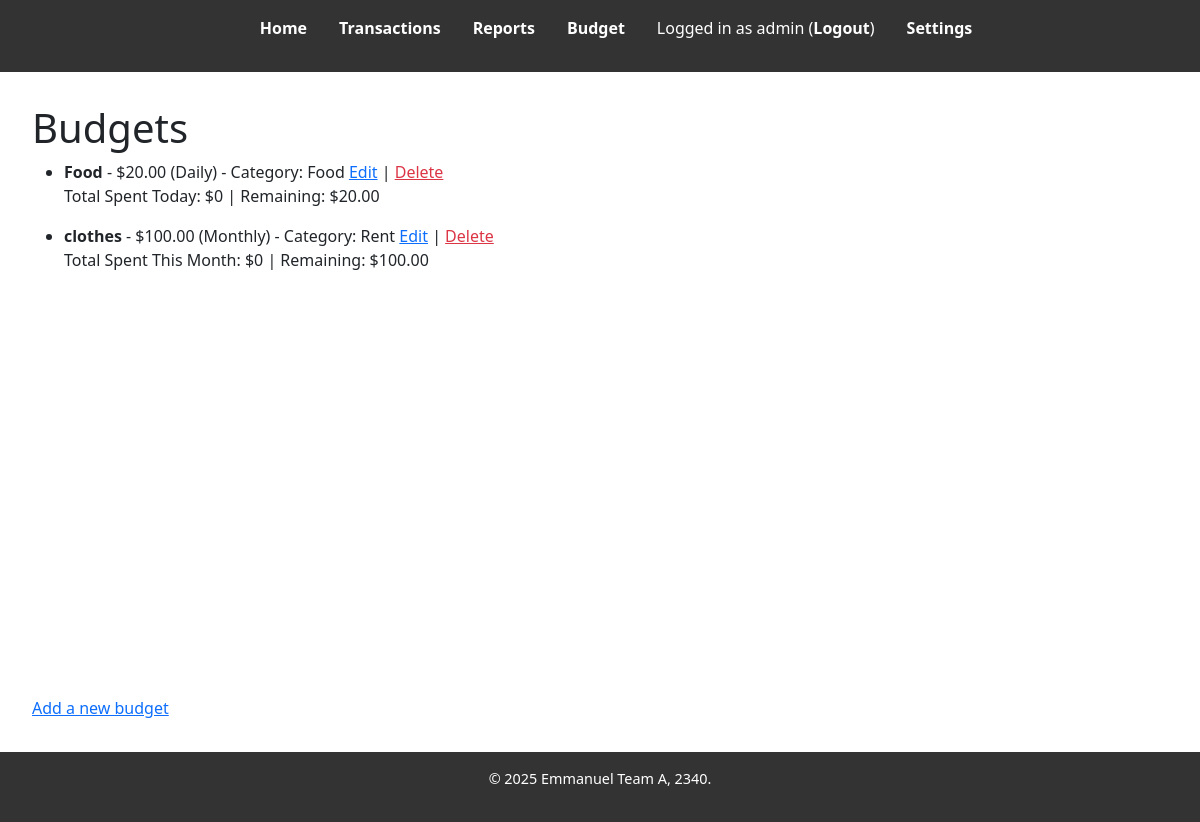
/budget/ (signed in), run on an earlier commit of the app's database.
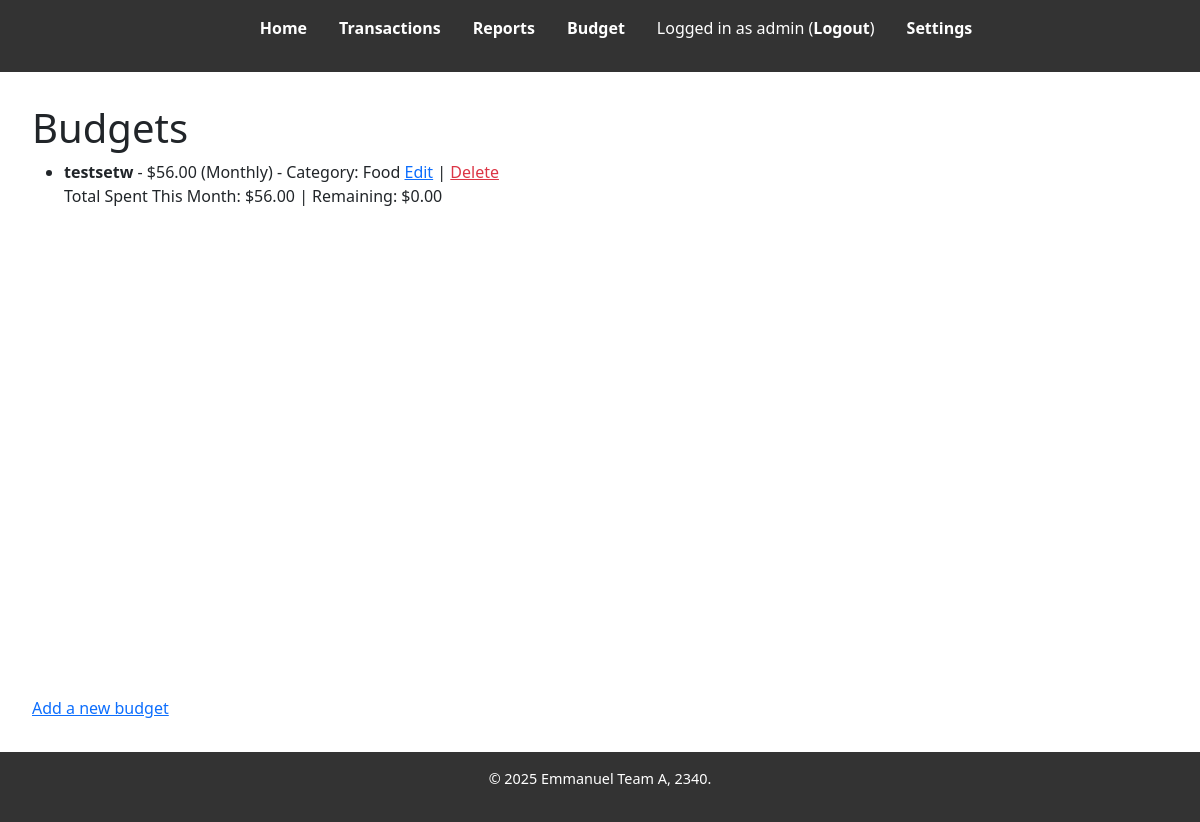
And on a later commit of the database.
### accounts/models.py (models this page shows)
class CustomUser(AbstractUser):
    security_question = models.TextField(max_length=255)
    security_answer = models.TextField(max_length=255)
    is_2fa_enabled = models.BooleanField(default=False)
    two_factor_secret = models.TextField(max_length=64, null=True, blank=True)
    two_factor_expiry = models.DateTimeField(null=True, blank=True)

### budget/models.py (models this page shows, shortened)
class Budget(models.Model):
    name = models.CharField(max_length=100)
    amount = models.DecimalField(max_digits=10, decimal_places=2)
    category = models.ForeignKey(Category, on_delete=models.CASCADE)
    timeframe = models.CharField(
        max_length=10,
        choices=[('daily', 'Daily'), ('weekly', 'Weekly'), ('monthly', 'Monthly')]
    )
    user = models.ForeignKey(
        settings.AUTH_USER_MODEL,
        on_delete=models.CASCADE,  # Ensures the budget is deleted when the user is deleted
        related_name="budgets",  # Allows reverse access via 'user.budgets'
    )
    class Meta:
        constraints = [
            models.UniqueConstraint(fields=['user', 'category', 'timeframe'], name='unique_user_category_timeframe')
        ]
    def total_spent(self, period):
        expenses = Expense.objects.filter(
            category=self.category,
            date__gte=self.get_date_range(period),  # Assume get_date_range handles period-based filtering
        )
        return sum(expense.amount for expense in expenses)
    def get_date_range(self, period):
        today = timezone.now().date()
        if period == 'daily':
            return today
        elif period == 'weekly':
            return today - timedelta(days=today.weekday())  # Start of the week (Monday)
        elif period == 'monthly':
            return today.replace(day=1)  # Start of the month
        return today

### expense/models.py (models this page shows, shortened)
class Category(models.Model):
    name = models.CharField(max_length=100)

### budget/views.py (the view)
# urls.py: path('', views.budget_list, name='budget_list'),
def budget_list(request):
    manager = BudgetManager()
    budget_data = manager.get_budget_summaries(request.user)
    return render(request, 'budget/budget_list.html', {'budget_data': budget_data})

### budget/utils/budget_manager.py (called while the page is built)
    def __new__(cls):
        if cls._instance is None:
            cls._instance = super(BudgetManager, cls).__new__(cls)
        return cls._instance

    def get_budget_summaries(self, user):
        budgets = Budget.objects.filter(user=user).order_by('timeframe')
        budget_data = []
        for budget in budgets:
            total_spent = budget.total_spent(budget.timeframe)
            remaining_amount = budget.amount - total_spent
            over_budget = total_spent - budget.amount if total_spent > budget.amount else None
            budget.remaining_amount = remaining_amount
            budget.over_budget = over_budget
            budget_data.append({
                'budget': budget,
                'total_spent': total_spent,
            })
        return budget_data

### budget/templates/budget/budget_list.html (shortened to what this page needs)
{% extends "base.html" %}
{% block content %}
<h1>Budgets</h1>
<ul>
    {% for item in budget_data %}
        <li>
            <strong>{{ item.budget.name }}</strong> - ${{ item.budget.amount }}
            ({{ item.budget.get_timeframe_display }}) - Category: {{ item.budget.category.name }}
            <a href="{% url 'edit_budget' item.budget.pk %}">Edit</a> |
            <a href="{% url 'delete_budget' item.budget.pk %}" class="text-danger">Delete</a>
            {% if item.budget.timeframe == 'daily' %}
                <p>
                    Total Spent Today: ${{ item.total_spent }} |
                    {% if item.budget.over_budget %}
                        <span style="color: #ad1c1c;"> Over Budget By ${{ item.budget.over_budget }}</span>
                    {% else %}
                        Remaining: ${{ item.budget.remaining_amount }}
                    {% endif %}
                </p>
            {% elif item.budget.timeframe == 'monthly' %}
                <p>
                    Total Spent This Month: ${{ item.total_spent }} |
                    {% if item.budget.over_budget %}
                        <span style="color: #ad1c1c;">| Over Budget By ${{ item.budget.over_budget }}</span>
                    {% else %}
                        Remaining: ${{ item.budget.remaining_amount }}
                    {% endif %}
                </p>
            {% endif %}
        </li>
    {% endfor %}
</ul>
<a href="{% url 'add_budget' %}">Add a new budget</a>
{% endblock %}

### moneyparce/templates/base.html (shortened to what this page needs)
{% load static %}
<!DOCTYPE html>
<html lang="en">
<head>
    <link rel="stylesheet" href="{% static 'css/style.css' %}">
    <link href="https://cdn.jsdelivr.net/npm/bootstrap@5.3.3/dist/css/bootstrap.min.css" rel="stylesheet"
>
</head>
<body>
<div class="wrapper">
    <header>
        <nav>
            <ul>
                <li><a href="{% url 'home' %}">Home</a></li>
                {% if user.is_authenticated %}
                    <li><a href="{% url 'transactions' %}">Transactions</a></li>
                    <li><a href="{% url 'reports_home' %}">Reports</a></li>
                    <li><a href="{% url 'budget_list' %}">Budget</a></li>
                    <li>Logged in as {{ user.username }} (<a href="{% url 'logout' %}">Logout</a>)</li>
                    <li><a href="{% url 'settings' %}">Settings</a></li>
                {% else %}
                    <li><a href="{% url 'login' %}">Login</a></li>
                    <li><a href="{% url 'register' %}">Register</a></li>
                {% endif %}
            </ul>
        </nav>
    </header>
    <main>
        {% block content %}{% endblock %}
    </main>
    <footer>
        <p>&copy; {% now "Y" %} Emmanuel Team A, 2340.</p>
    </footer>
</div>
</body>
</html>

### moneyparce/static/css/style.css (style rules this page uses)
* { margin: 0; padding: 0; box-sizing: border-box; }
html { height : 100%; }
body { height: 100%; font-family: Arial, sans-serif; line-height: 1.6; background-color: #f4f4f4; color: #333; margin: 0; padding: 0; }
header { background-color: #333; color: #fff; padding: 1rem 0; }
header nav ul { list-style: none; display: flex; justify-content: center; }
header nav ul li { margin: 0 1rem; }
header nav ul li a { color: #fff; text-decoration: none; font-weight: bold; }
main { min-height: 85vh; flex-grow: 1; display: grid; grid-template-rows: auto 1fr auto; padding: 2rem; }
footer { width: 100%; bottom: 0; background-color: #333; color: #fff; text-align: center; padding: 1rem 0; font-size: 0.9rem; }
.wrapper { min-height: 100%; display: grid; grid-template-rows: auto 1fr auto; }

What changed in the data, as far as the page shows it:
removed Budget: budget.name "Food", budget.amount "20.00", budget.timeframe "Daily", budget.category.name "Food", total_spent "0", budget.remaining_amount "20.00"
removed Budget: budget.name "clothes", budget.amount "100.00", budget.timeframe "Monthly", budget.category.name "Rent", total_spent "0", budget.remaining_amount "100.00"
added Budget: budget.name "testsetw", budget.amount "56.00", budget.timeframe "Monthly", budget.category.name "Food", total_spent "56.00", budget.remaining_amount "0.00"
